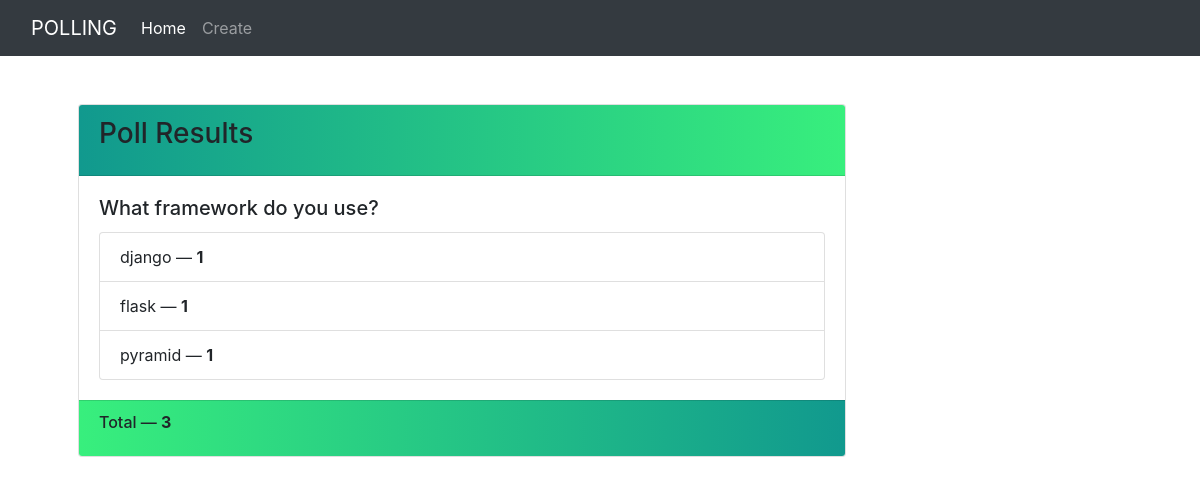
Page /result/2 on the committed database.
### poll/models.py (models this page shows, shortened)
class Poll(models.Model):
    question = models.TextField()
    option_one = models.CharField(max_length=30)
    option_two = models.CharField(max_length=30)
    option_three = models.CharField(max_length=30)
    option_one_count = models.IntegerField(default=0)
    option_two_count = models.IntegerField(default=0)
    option_three_count = models.IntegerField(default=0)
    def total(self):
        return self.option_one_count + self.option_two_count + self.option_three_count

### poll/views.py (the view)
# urls.py: path('result/<int:pk>', ResultsView.as_view(), name='results'),
class ResultsView(DetailView):
    context_object_name = 'poll'
    model = Poll

### poll/templates/poll/poll_detail.html
{% extends "poll/base.html" %}
{% block content %}
<div class="card" style="width: 48rem;">
    <div class="card-header">
    <h3 class="card-title">Poll Results</h3>
    </div>
    <div class="card-body">
        <h5 class="card-title">{{poll.question}}</h5>
        <ul class="list-group">
            <li class="list-group-item">{{poll.option_one}} &mdash; <strong>{{poll.option_one_count}}</strong></li>
            <li class="list-group-item">{{poll.option_two}} &mdash; <strong>{{poll.option_two_count}}</strong></li>
            <li class="list-group-item">{{poll.option_three}} &mdash; <strong>{{poll.option_three_count}}</strong></li>
        </ul>
    </div>
    <div class="card-footer">
    <h6 class="card-title">Total &mdash; <strong>{{poll.total}}</strong></h6>
    </div>
</div>
{% endblock %}

### poll/static/style.css (style rules this page uses)
.card-header { background: #11998e; background: -webkit-linear-gradient(to left, #38ef7d, #11998e); background: linear-gradient(to left, #38ef7d, #11998e); }
.card-footer { background: #11998e; background: -webkit-linear-gradient(to right, #38ef7d, #11998e); background: linear-gradient(to right, #38ef7d, #11998e); }

### rows in the picture
Poll: question "What framework do you use?", option_one "django", option_one_count "1", option_two "flask", option_two_count "1", option_three "pyramid", option_three_count "1", total "3"
